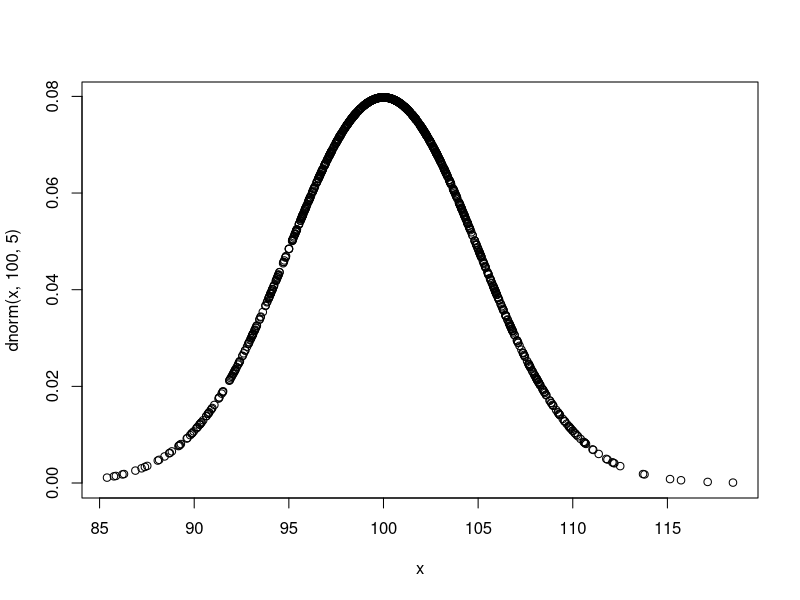
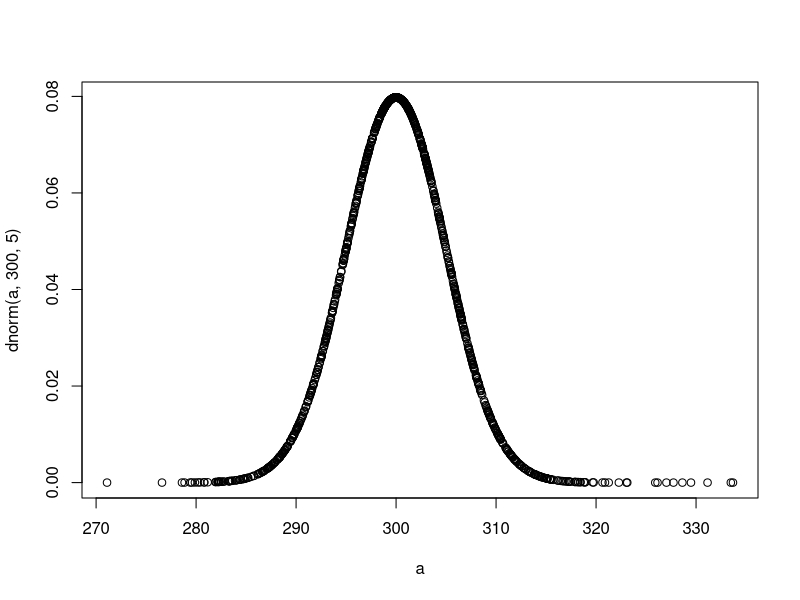
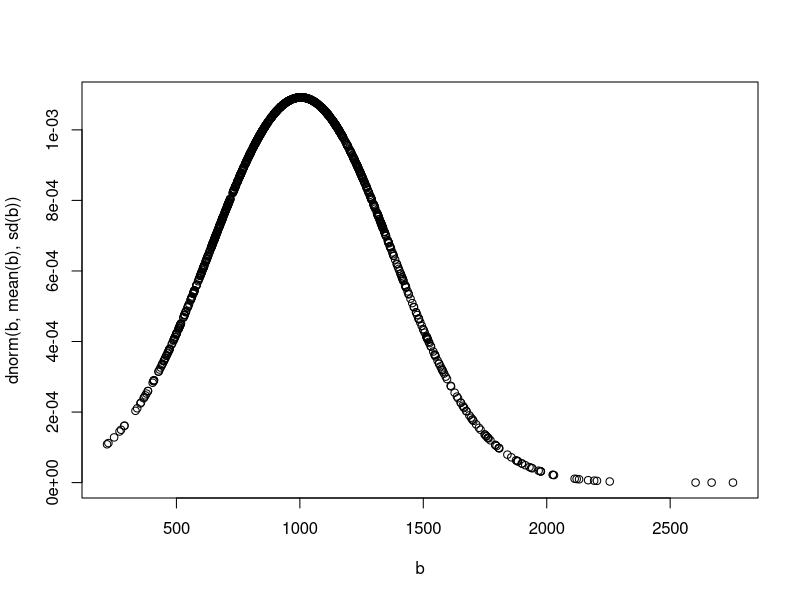
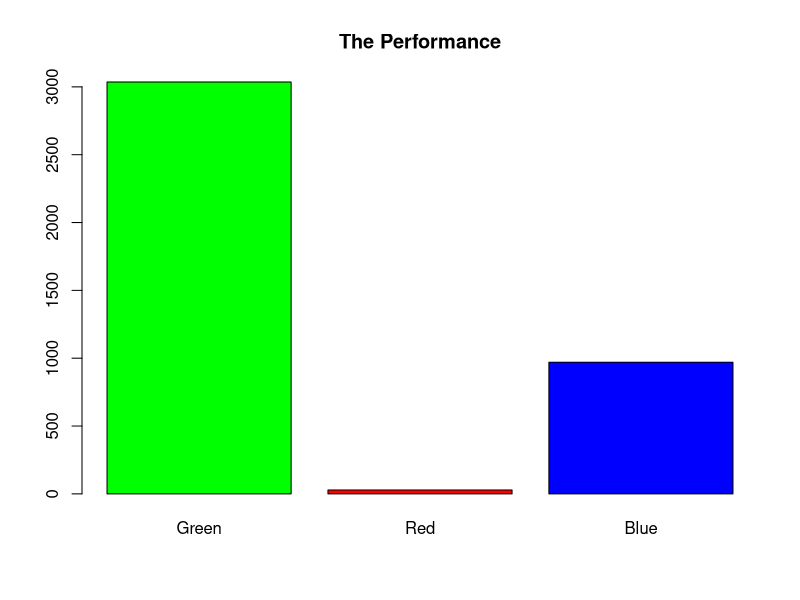
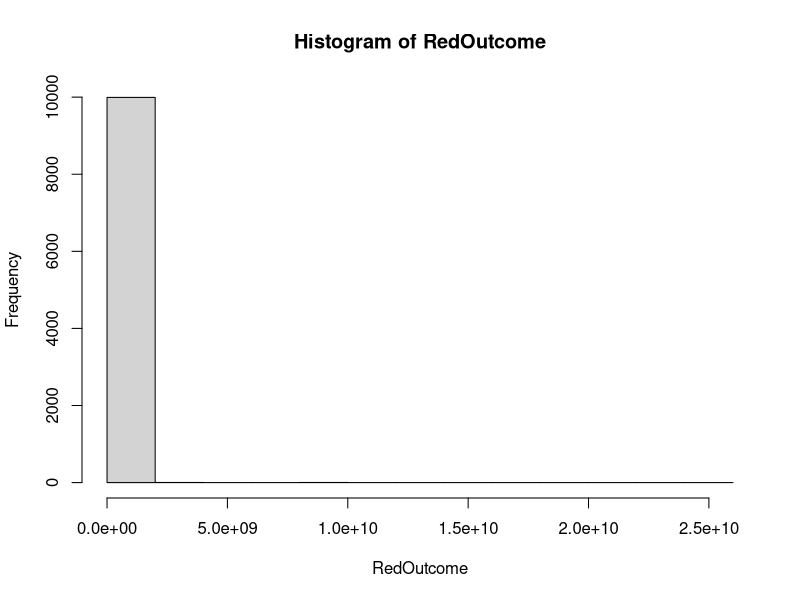
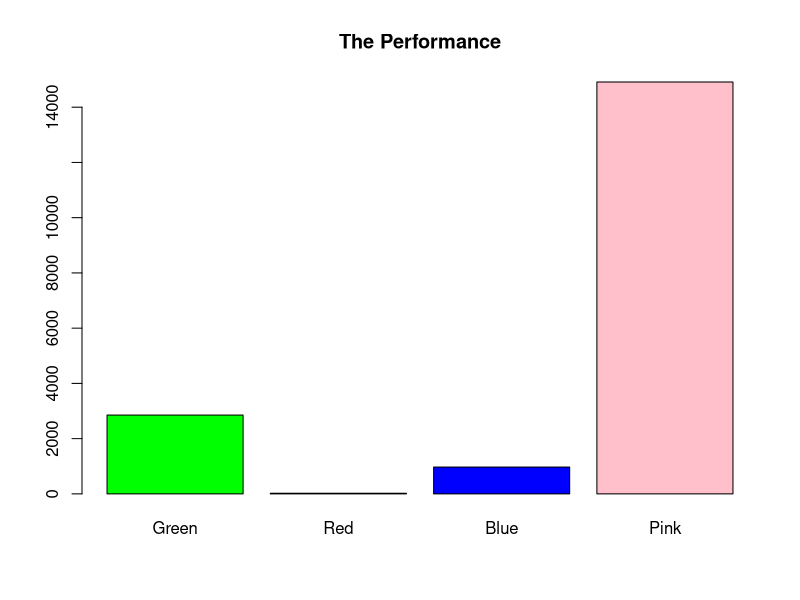

Write R code to recreate these figures, in order.
rm(list=ls(all=TRUE))
par(mfrow=c(1,1))

#How do random variables behave when summed or multiplied
x <- rnorm(1000,100,5)
y <- rnorm(1000,100,5)
z <- rnorm(1000,100,5)
plot(dnorm(x,100,5)~x)
a <- x+y+z
plot(dnorm(a,300,5)~a)
mean(a)
sd(a)

x <- rnorm(1000,10,2)
y <- rnorm(1000,10,2)
z <- rnorm(1000,10,2)

b <- x*y*z
plot(dnorm(b,mean(b),sd(b))~b)
mean(b)
sd(b)

#Monte Carlo Simulations
# Computing Pi 

#Let us define a vector that carries the 
#number of simulations we want to conduct.  As we want to see how the value converges, we shall 
#Conduct simulations where in each 
#simulation, we throw 10 or 100 or 
#1000 or 10000 or a million throws.  

sims <- c(10,100,1000,100000,1000000) 

#Here, you learn a key concept in R programming namely a for loop.  It 
#creates a temporary variable called I and starts with the first value 
#in simulations (10).  Execute the entire code within the curly 
#brackets and then increments the value of "i" to next value in sims.  
#It stops when it executed the code for all values of 

for (i in sims) {
  
  #Defined two variables to keep the counts of those darts that fell 
  #within the circle and outside the circle (but within the square)
  
  within <- 0
  
  #The landing point of the dart can be explained by its x and y coordinates. 
  #We assume our circle to have a radius of 1 unit and center is origin.  
  #Then, the coordinates of the sides will be (0,0), (1,0), (0,1), (1,1).  
  #So, we simulate random landing of the dart by simulating random x and 
  #y coordinates with a restriction that coordinate falls within 0 and 1.
  
  x=runif(i,0,1)
  y=runif(i,0,1)
  
  #This is loop within loop.  Our goal here is to see if the dart fell 
  #within the circle or outside and update our within and outdate accordingly.
  
  for (j in 1:i) {
    
    #The following is another very important construct in R.  It is a 
    #conditional statement.  Essentially, if the conditional is true, the 
    #statement(s) following it will be executed.  Else, the statements 
    #following "else" will be executed.  We measure the distance between 
    #the point and the origin.  If the distance is less than the radius, 
    #then that dart fell within the circle.  Else, it fell outside the 
    #circle.
    
    if((x[j]^2+y[j]^2)<=1) 
      within=within+1
  }
  
  #As agreed, pi is 4 times the ratios of darts as these are proportional 
  #to the areas.
  
  pi=4*within/i
  
  #cat is the command to print the output on the screen
  
  cat("For", i, "simulations, pi =", pi, "\n")
}

#A better way to write the same program.  Avoid loops as much as 
#possible in R

#5 million simulations the previous way

within=outSide=0  
x=runif(5000000,0,1)
y=runif(5000000,0,1)

start_time=proc.time()
for (j in 1:5000000) {
  
  if((x[j]^2+y[j]^2)<=1) within=within+1
}

pi=4*within/5000000
exe_time=proc.time() - start_time
exe_time
pi

#5 million simulations without loops

start_time=proc.time()
pi=4*sum(x^2+y^2<=1)/5000000
exe_time=proc.time() - start_time
exe_time
pi

#We are defining a function called rolls which takes the possible options in A, 
#in B and number of simulations.  Functions are extremely powerful blocks of 
#code that can makes programming efficient.

rm(list=ls(all=TRUE))

rolls= function(possibA,
                possibB,sims){
  
  i=0
  
  #A loop is needed to throw as many times as determined by simulations
  
  for(j in 1:sims){
    
    #Simulating a simultaneous throw.
    
    Aval=sample(1:possibA,1)
    Bval=sample(1:possibB,1)
    
    #If first dice gives higher value, the count is updated.
    
    if (Aval>Bval){i=i+1}
    
  }
  
  result=i/sims
  
  #Function returns this value that return specifies.  Or function returns the last #value computed.
  
  return(result)
}

rolls(6,8,50000)


#Capital Market Modeling

##Let us define the returns matrix and initialize the investments at Rs. 1000
#As we do 1000 simulations again, we store them in arrays of same length

rm(list=ls(all=TRUE))
Returns=matrix(c(0.8, 0.06, 0.9, 0.9,
                 0.2, 1, 1.05, 1, 1, 
                 1.1, 3, 1, 1.2, 3, 
                 1, 1.4, 3, 1.1), 
               nrow=6, ncol=3, byrow=TRUE)
Returns
Green=Red=Blue=1000

GreenOutcome=RedOutcome=
  BlueOutcome=rep(0, 10000)

##We are preparing to conduct 10000 iterations

sims = 1

while (sims <= 10000) {
  
  ##We are dealing with a different looping construct to do 1000 simulations.  
  #Each iteration tests the returns of each stock after 20 years
  
  for (i in 1:20) {
    
    ##The exact outcome is modeled to be random
    
    Outcome = sample(1:6,1)
    
    Green=Returns[Outcome,1]*
      Green
    Red=Returns[Outcome,2]*Red
    Blue=Returns[Outcome,3]*Blue
    
  }
  
  ##Let us store the results of the jth iteration as jth value in each array
  
  GreenOutcome[sims]=Green
  RedOutcome[sims]=Red
  BlueOutcome[sims]=Blue
  
  ##Let us reinitialize and start a new iteration
  
  Green=Red=Blue=1000
  sims=sims+1
}

##We consider median and not mean because of the outliers
##Why?

AverageGreen=median(GreenOutcome)
AverageRed=median(RedOutcome)
AverageBlue=median(BlueOutcome)

barplot(c(AverageGreen,AverageRed, 
          AverageBlue),
        names.arg=c("Green","Red", "Blue"),col=c("green","red", "blue"),main="The Performance")
hist(RedOutcome)
head(RedOutcome)

#Add a 50-50 Green+Red

Returns=matrix(c(0.8, 0.06, 0.9, 0.9, 0.2, 1, 1.05, 1, 1, 1.1, 3, 1, 1.2, 3, 1, 1.4, 3, 1.1), nrow=6, ncol=3, byrow=TRUE)
Pink=Green=Red=Blue=1000

PinkOutcome=GreenOutcome=RedOutcome=BlueOutcome=rep(0, times=1000)

for (j in 1:1000) {
  
  for (i in 1:20) {
    Outcome = sample(1:6,1)
    Green=Returns[Outcome,1]*Green
    Red=Returns[Outcome,2]*Red
    Blue=Returns[Outcome,3]*Blue
    
    ##Every year the money is halved and invested equally in Red and Green
    
    Pink=(Returns[Outcome,1]*Pink/2)+
      (Returns[Outcome,2]*Pink/2)
  }
  
  GreenOutcome[j]=Green
  RedOutcome[j]=Red
  BlueOutcome[j]=Blue
  PinkOutcome[j]=Pink
  
  Pink=Green=Red=Blue=1000
  
}

AverageGreen=median(GreenOutcome)
AverageRed=median(RedOutcome)
AverageBlue=median(BlueOutcome)
AveragePink=median(PinkOutcome)


barplot(c(AverageGreen,AverageRed, AverageBlue, AveragePink),names.arg=c("Green","Red", "Blue", "Pink"),col=c("green","red", "blue", "Pink"),main="The Performance")

